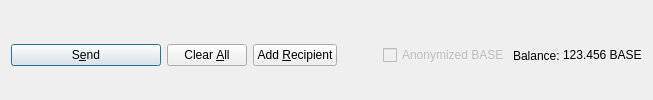
         <widget class="QFrame" name="frame_Send">
          <layout class="QHBoxLayout" name="horizontalLayout">
           <property name="bottomMargin">
            <number>0</number>
           </property>
           <item>
            <widget class="QPushButton" name="sendButton">
             <property name="minimumSize">
              <size>
               <width>150</width>
               <height>0</height>
              </size>
             </property>
             <property name="toolTip">
              <string>Confirm the send action</string>
             </property>
             <property name="text">
              <string>S&amp;end</string>
             </property>
             <property name="icon">
              <iconset resource="../base.qrc">
               <normaloff>:/icons/send</normaloff>:/icons/send</iconset>
             </property>
             <property name="autoDefault">
              <bool>false</bool>
             </property>
             <property name="default">
              <bool>true</bool>
             </property>
            </widget>
           </item>
           <item>
            <widget class="QPushButton" name="clearButton">
             <property name="sizePolicy">
              <sizepolicy hsizetype="Minimum" vsizetype="Fixed">
               <horstretch>0</horstretch>
               <verstretch>0</verstretch>
              </sizepolicy>
             </property>
             <property name="toolTip">
              <string>Clear all fields of the form.</string>
             </property>
             <property name="text">
              <string>Clear &amp;All</string>
             </property>
             <property name="icon">
              <iconset resource="../base.qrc">
               <normaloff>:/icons/remove</normaloff>:/icons/remove</iconset>
             </property>
             <property name="autoDefault">
              <bool>false</bool>
             </property>
            </widget>
           </item>
           <item>
            <widget class="QPushButton" name="addButton">
             <property name="toolTip">
              <string>Send to multiple recipients at once</string>
             </property>
             <property name="text">
              <string>Add &amp;Recipient</string>
             </property>
             <property name="icon">
              <iconset resource="../base.qrc">
               <normaloff>:/icons/add</normaloff>:/icons/add</iconset>
             </property>
             <property name="autoDefault">
              <bool>false</bool>
             </property>
            </widget>
           </item>
           <item>
            <spacer name="horizontalSpacer">
             <property name="orientation">
              <enum>Qt::Horizontal</enum>
             </property>
             <property name="sizeHint" stdset="0">
              <size>
               <width>40</width>
               <height>20</height>
              </size>
             </property>
            </spacer>
           </item>
           <item>
            <layout class="QHBoxLayout" name="horizontalLayout_2">
             <property name="spacing">
              <number>3</number>
             </property>
             <item>
              <widget class="QCheckBox" name="checkzBASE">
               <property name="enabled">
                <bool>false</bool>
               </property>
               <property name="text">
                <string>Anonymized BASE</string>
               </property>
              </widget>
             </item>
             <item>
              <widget class="QLabel" name="label">
               <property name="text">
                <string>Balance:</string>
               </property>
              </widget>
             </item>
             <item>
              <widget class="QLabel" name="labelBalance">
               <property name="sizePolicy">
                <sizepolicy hsizetype="Preferred" vsizetype="Fixed">
                 <horstretch>0</horstretch>
                 <verstretch>0</verstretch>
                </sizepolicy>
               </property>
               <property name="cursor">
                <cursorShape>IBeamCursor</cursorShape>
               </property>
               <property name="text">
                <string notr="true">123.456 BASE</string>
               </property>
               <property name="textInteractionFlags">
                <set>Qt::LinksAccessibleByMouse|Qt::TextSelectableByKeyboard|Qt::TextSelectableByMouse</set>
               </property>
              </widget>
             </item>
            </layout>
           </item>
          </layout>
         </widget>
